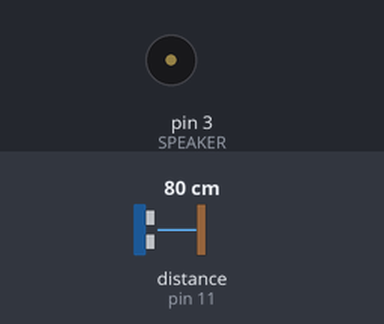
Bench run of a sketch on a simulated Arduino Uno, built with avr-gcc and run on an emulated ATmega328P. Shown: buzzer (waves = sounding). Wiring (inferred from the names in the program): ultrasonic range finder: trigger pin 10; echo pin 11. Inputs (shaded band) come from the test bench; at power-on: distance to the obstacle (sensor on pin 11) 80 cm. The echo pulse lasts 58.3 µs per cm.

Above: at 0.12 s.
At 4.2 s:
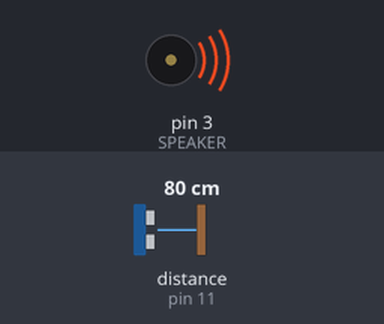
4.3 s: distance to the obstacle (sensor on pin 11) set to 35 cm
At 4.39 s:
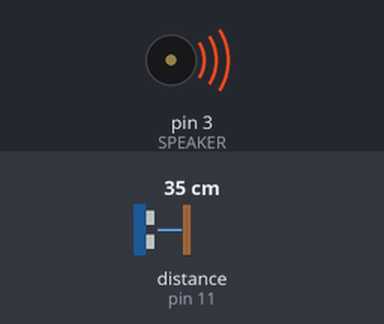
7.3 s: distance to the obstacle (sensor on pin 11) set to 2 cm
Timing chart, 0 to 16.3 s (numbered marks = the images above; inputs shaded):
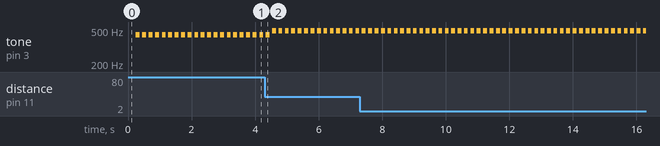

Measured:
- by itself, tone on pin 3 (SPEAKER): alternates 491 Hz for 0.12 s and silent for 0.08 s

The sketch:

distance_sound.ino
```cpp
/*
   TITLE:

   What it Does:

   Who Made it: YOUR NAME, DATE
*/
const int SPEAKER = 3;
//============================================================
const int sensorUpdateMillis = 200;
unsigned long lastReadMillis = 0;
unsigned long toneLengthMillis = 100;
unsigned long toneRepeatMillis = 200;
unsigned long toneLastRepeatMillis = 0;
//============================================================
const uint8_t threshCount = 7;
int bassTab[threshCount] = {1911, 1702, 1516, 1431, 1275, 1136, 1012}; //bass 1~7
int distanceThresh[threshCount] = {50, 100, 150, 200, 250, 300, 350};
uint8_t noteIndex = 0;
//============================================================
// defines pins numbers
const int trigPin = 10;
const int echoPin = 11;
//============================================================
int distance1 = 0;
int distance2 = 0;
int distanceDifference = 0;
//============================================================
void setup()
{
  pinInit();
  pinMode(trigPin, OUTPUT); // Sets the trigPin as an Output
  pinMode(echoPin, INPUT); // Sets the echoPin as an Input
  Serial.begin(9600);
}

//============================================================

void loop()
{
  if ((millis() - lastReadMillis) < sensorUpdateMillis)
  {
    distance1 = proximityRead(trigPin, echoPin);
//    distance2 = proximityRead(trigPin, echoPin);
//    distanceDifference = distance2 - distance1;
  }
  someSeriesOfDecisions();
  sound(noteIndex);
}
```

other_functions.ino
```cpp
void someSeriesOfDecisions()
{
  //  if (abs(distanceDifference) < 100)
  //  {
  for (int i = 0; i < threshCount; ++i)
  {
    if (distance1 < distanceThresh[i])
    {
      noteIndex = (threshCount - 1) - i;
      break;
    }
  }
  //  }
}

int proximityRead(int proximityTrigPin, int proximityEchoPin)
{
  long duration;
  int distance;
  digitalWrite(proximityTrigPin, LOW);
  delayMicroseconds(2);

  // Sets the trigPin on HIGH state for 10 micro seconds
  digitalWrite(proximityTrigPin, HIGH);
  delayMicroseconds(10);
  digitalWrite(proximityTrigPin, LOW);

  duration = pulseIn(proximityEchoPin, HIGH); // Reads the echoPin, returns the sound wave travel time in microseconds

  distance = duration / (2 * 29); // Calculating the distance 1/29 ~= 0.034
  lastReadMillis = millis();
  return distance;
}

void pinInit()
{
  pinMode(SPEAKER, OUTPUT);
  digitalWrite(SPEAKER, LOW);
}

void sound(uint8_t note_index)
{

  if ((millis() - toneLastRepeatMillis) > toneRepeatMillis)
  {
    toneLastRepeatMillis = millis();
    while ((millis() - toneLastRepeatMillis) < toneLengthMillis)
    {
      digitalWrite(SPEAKER, HIGH);
      delayMicroseconds(bassTab[note_index]);
      digitalWrite(SPEAKER, LOW);
      delayMicroseconds(bassTab[note_index]);
    }
  }
}
```
